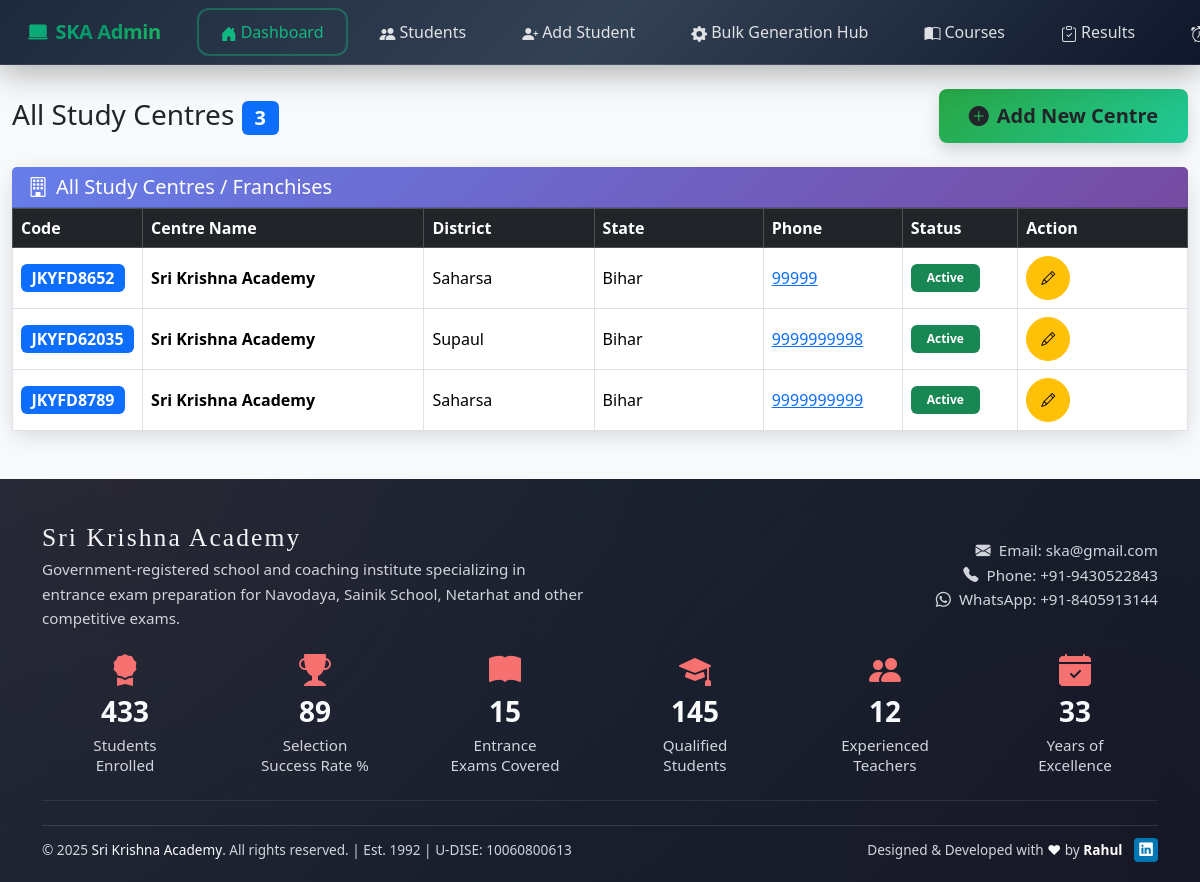
The page /admin/all-study-centers.php (signed in) on the database as committed earlier.
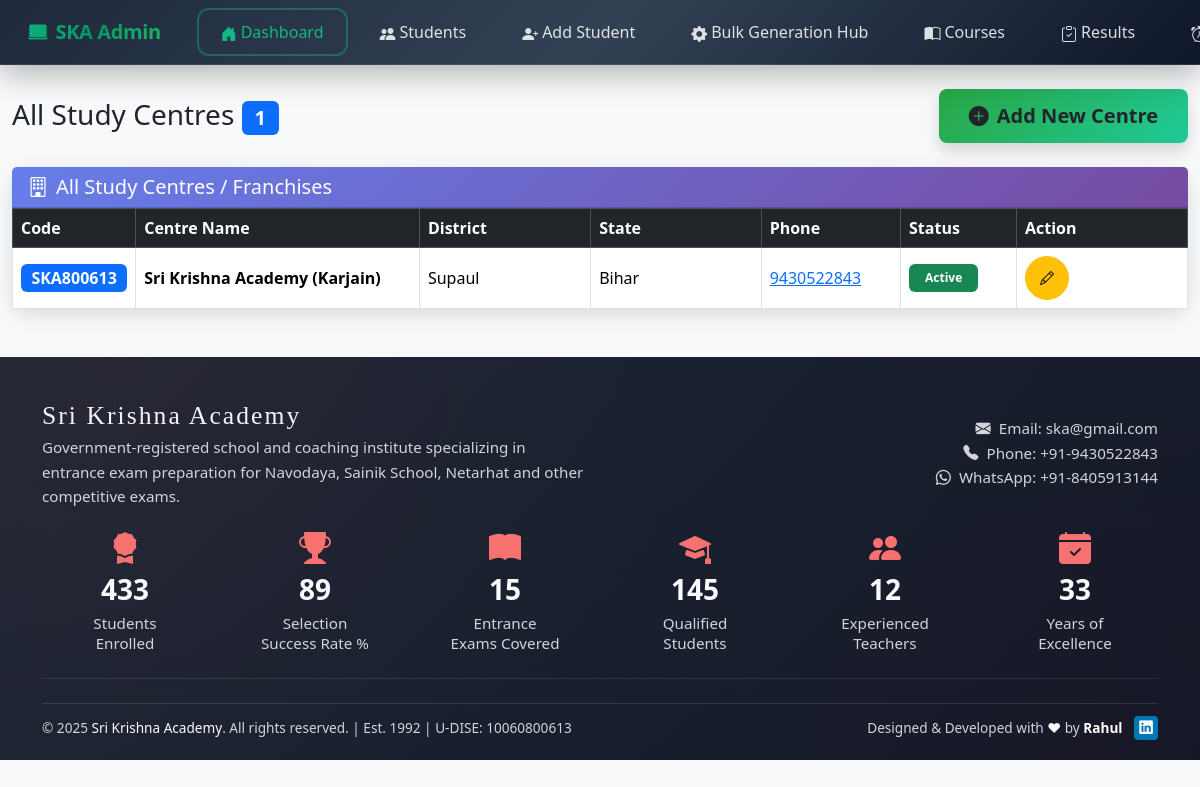
The same page on the database as committed later.
### tables this page shows
CREATE TABLE `study_centers` (
  `id` int(11) NOT NULL,
  `center_code` varchar(20) NOT NULL,
  `center_name` varchar(255) NOT NULL,
  `district` varchar(100) NOT NULL,
  `state` varchar(100) DEFAULT 'Bihar',
  `address` text DEFAULT NULL,
  `pincode` varchar(10) DEFAULT NULL,
  `phone` varchar(20) DEFAULT NULL,
  `is_active` tinyint(1) DEFAULT 1 COMMENT '1-Active\r\n0-Inactive',
  `created_at` timestamp NOT NULL DEFAULT current_timestamp()
);

### admin/all-study-centers.php (the view, shortened to what this page needs)
<?php
include '../includes/db.php';
include 'header.php';
?>
<!DOCTYPE html>
<html lang="en">
<head>
    <link href="https://cdn.jsdelivr.net/npm/bootstrap@5.3.3/dist/css/bootstrap.min.css" rel="stylesheet">
    <link href="https://cdn.jsdelivr.net/npm/bootstrap-icons@1.11.0/font/bootstrap-icons.css" rel="stylesheet">
</head>
<body>
    <div class="container-fluid mt-4 mb-5">
        <div class="d-flex justify-content-between align-items-center mb-4">
            <h3 class="mb-0">All Study Centres
                <span
                    class="badge bg-primary fs-5"><?= $pdo->query("SELECT COUNT(*) FROM study_centers")->fetchColumn() ?></span>
            </h3>
            <a href="add-study-center" class="btn btn-lg add-btn shadow">
                <i class="bi bi-plus-circle-fill me-2 fs-5"></i>Add New Centre
            </a>
        </div>
        <div class="card section-card">
            <div class="card-header card-header-main d-flex justify-content-between align-items-center">
                <h5 class="mb-0"><i class="bi bi-building me-2"></i>All Study Centres / Franchises</h5>
            </div>
            <div class="card-body p-0">
                <div class="table-responsive">
                    <table class="table table-hover table-bordered align-middle mb-0">
                        <thead class="table-dark">
                            <tr>
                                <th style="width:8%">Code</th>
                                <th style="width:25%">Centre Name</th>
                                <th style="width:15%">District</th>
                                <th style="width:15%">State</th>
                                <th style="width:12%">Phone</th>
                                <th style="width:10%">Status</th>
                                <th style="width:15%">Action</th>
                            </tr>
                        </thead>
                        <tbody>
                            <?php
                            $centers = $pdo->query("SELECT * FROM study_centers ORDER BY id DESC")->fetchAll();
                            foreach ($centers as $c) {
                                $status = $c['is_active'] == '1' ?
                                    '<span class="badge bg-success px-3 py-2">Active</span>' :
                                    '<span class="badge bg-danger px-3 py-2">Inactive</span>';
                                echo "<tr>
                                <td><span class='badge bg-primary fs-6'>" . htmlspecialchars($c['center_code']) . "</span></td>
                                <td><strong>" . htmlspecialchars($c['center_name']) . "</strong></td>
                                <td>" . htmlspecialchars($c['district']) . "</td>
                                <td>" . htmlspecialchars($c['state']) . "</td>
                                <td><a href='tel:" . htmlspecialchars($c['phone']) . "' class='text-primary'>" . htmlspecialchars($c['phone']) . "</a></td>
                                <td>$status</td>
                                <td>
                                    <div class='btn-group' role='group'>
                                        <a href='edit-center?id={$c['id']}'
                                           class='btn btn-sm btn-warning btn-rounded'
                                           title='Edit Centre'>
                                            <i class='bi bi-pencil'></i>
                                        </a>
                                    </div>
                                </td>
                            </tr>";
                            }
                            ?>
                        </tbody>
                    </table>
                </div>
            </div>
        </div>
    </div>
    <?php include '../includes/footer.php'; ?>
</body>
</html>

Rows that differ between the two databases and show on the page:
removed study_centers: center_code "JKYFD8652", center_name "Sri Krishna Academy", district "Saharsa", state "Bihar", phone "99999", is_active "Active"
removed study_centers: center_code "JKYFD62035", center_name "Sri Krishna Academy", district "Supaul", state "Bihar", phone "9999999998", is_active "Active"
changed study_centers "Bihar": center_code "JKYFD8789" → "SKA800613"; center_name "Sri Krishna Academy" → "Sri Krishna Academy (Karjain)"; district "Saharsa" → "Supaul"; phone "9999999999" → "9430522843"
Other text that changed with them:
$pdo->query("SELECT COUNT(*) FROM study_centers")->fetchColumn(): "3" → "1"
